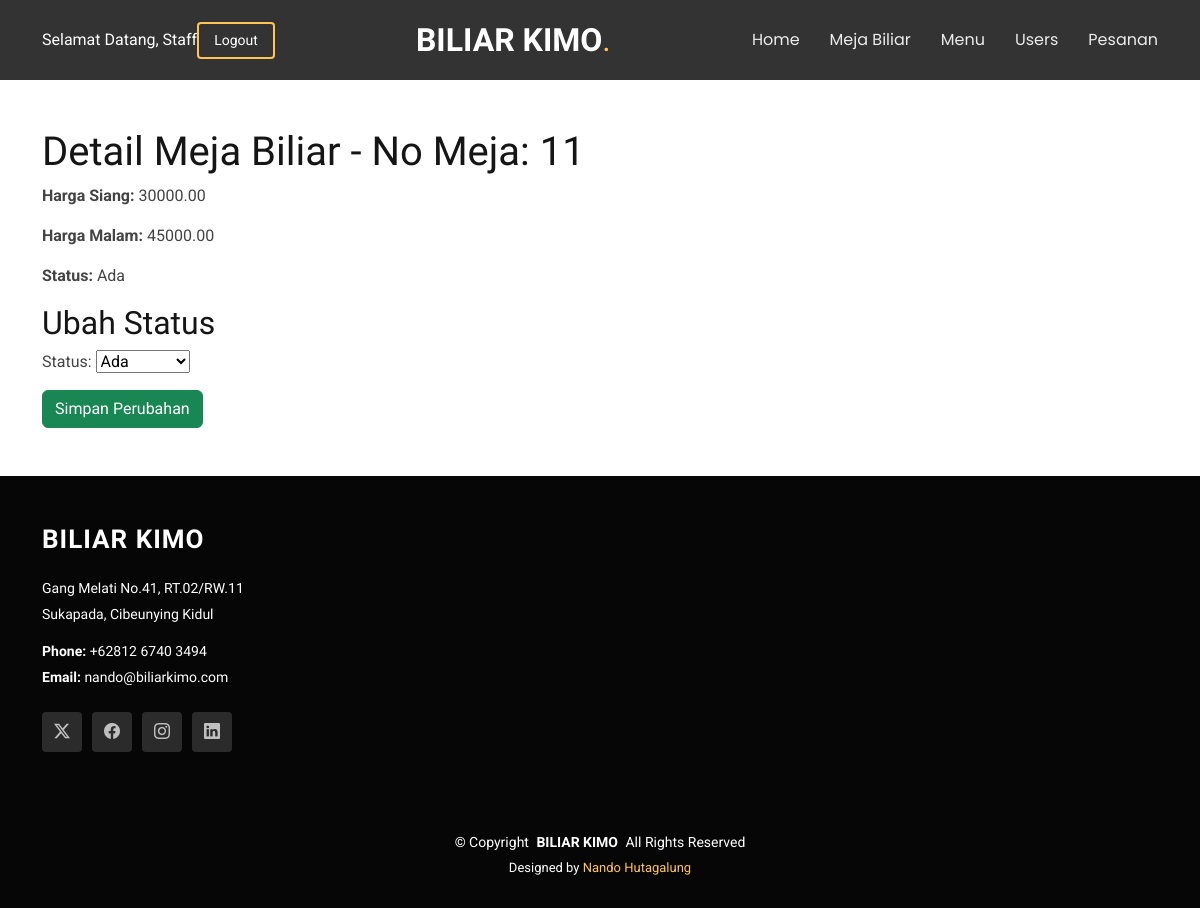
The app's page /meja_biliar/meja/12/ (signed in), older data.
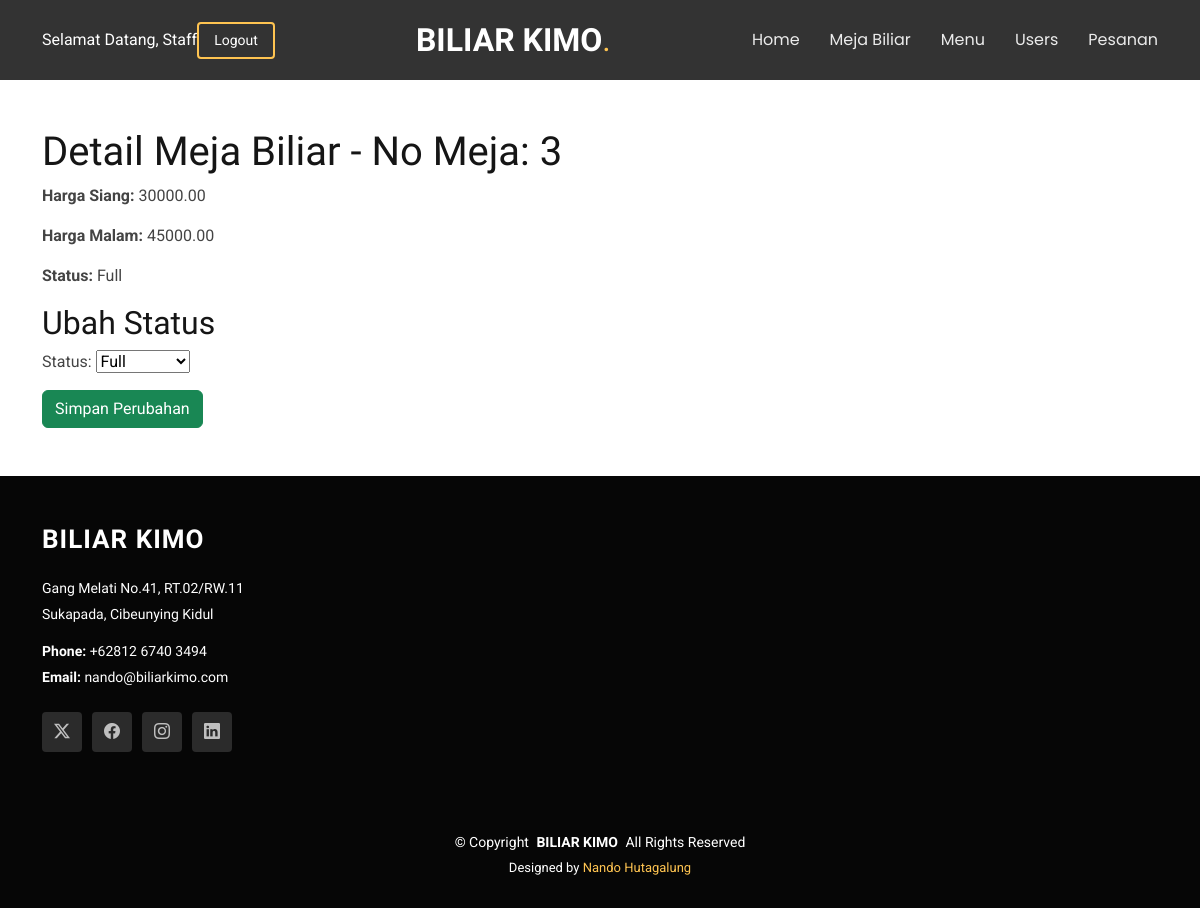
The same page, newer data.
### meja_biliar/models.py (models this page shows, shortened)
class MejaBiliar(models.Model):
    STATUS_CHOICES = [
        ('full', 'Full'),
        ('ada', 'Ada'),
        ('perbaikan', 'Perbaikan'),
    ]
    no_meja = models.CharField(max_length=20)
    harga_siang = models.DecimalField(max_digits=10, decimal_places=2)
    harga_malam = models.DecimalField(max_digits=10, decimal_places=2)
    status = models.CharField(max_length=20, choices=STATUS_CHOICES, default='ada')

### meja_biliar/views.py (the view)
# urls.py: path('meja/<int:meja_id>/', views.meja_detail, name='meja_detail'),
@login_required
@user_passes_test(is_admin_or_staff)
def meja_detail(request, meja_id):
    try:
        meja = get_object_or_404(MejaBiliar, id=meja_id)
        if request.method == 'POST':
            form = MejaBiliarStatusForm(request.POST, instance=meja)
            if form.is_valid():
                form.save()
                messages.success(request, "Meja status updated successfully!")
                return redirect('meja_list')  # Redirect to the meja list page after success
            else:
                for field, errors in form.errors.items():
                    for error in errors:
                        messages.error(request, f"Error in {field}: {error}")
        else:
            form = MejaBiliarStatusForm(instance=meja)
        return render(request, 'meja_biliar/meja_detail.html', {'form': form, 'meja': meja})
    except Exception as e:
        messages.error(request, f"An error occurred while fetching or updating the billiard table: {str(e)}")
        return redirect(request.META.get('HTTP_REFERER', 'meja_list'))  # Redirect to previous page or meja list

### meja_biliar/forms.py
class MejaBiliarStatusForm(forms.ModelForm):
    class Meta:
        model = MejaBiliar
        fields = ['status']  # Form untuk mengubah status meja biliar

### meja_biliar/views.py (called while the page is built)
def is_admin_or_staff(user):
    return user.role in ['admin', 'staff']

### meja_biliar/templates/meja_biliar/meja_detail.html (shortened to what this page needs)
{% extends 'projekan_akhir/base.html' %}
{% block content %}
<div class="container my-5">
    <h1>Detail Meja Biliar - No Meja: {{ meja.no_meja }}</h1>
    <p><strong>Harga Siang:</strong> {{ meja.harga_siang }}</p>
    <p><strong>Harga Malam:</strong> {{ meja.harga_malam }}</p>
    <p><strong>Status:</strong> {{ meja.get_status_display }}</p>
    <h2>Ubah Status</h2>
    <form method="POST">
        {{ form.as_p }}
        <button class="btn btn-success" type="submit">Simpan Perubahan</button>
    </form>
</div>
{% endblock %}

Row changes from the older to the newer data that the page shows:
changed MejaBiliar: no_meja "11" → "3"; status "Ada" → "Full"
